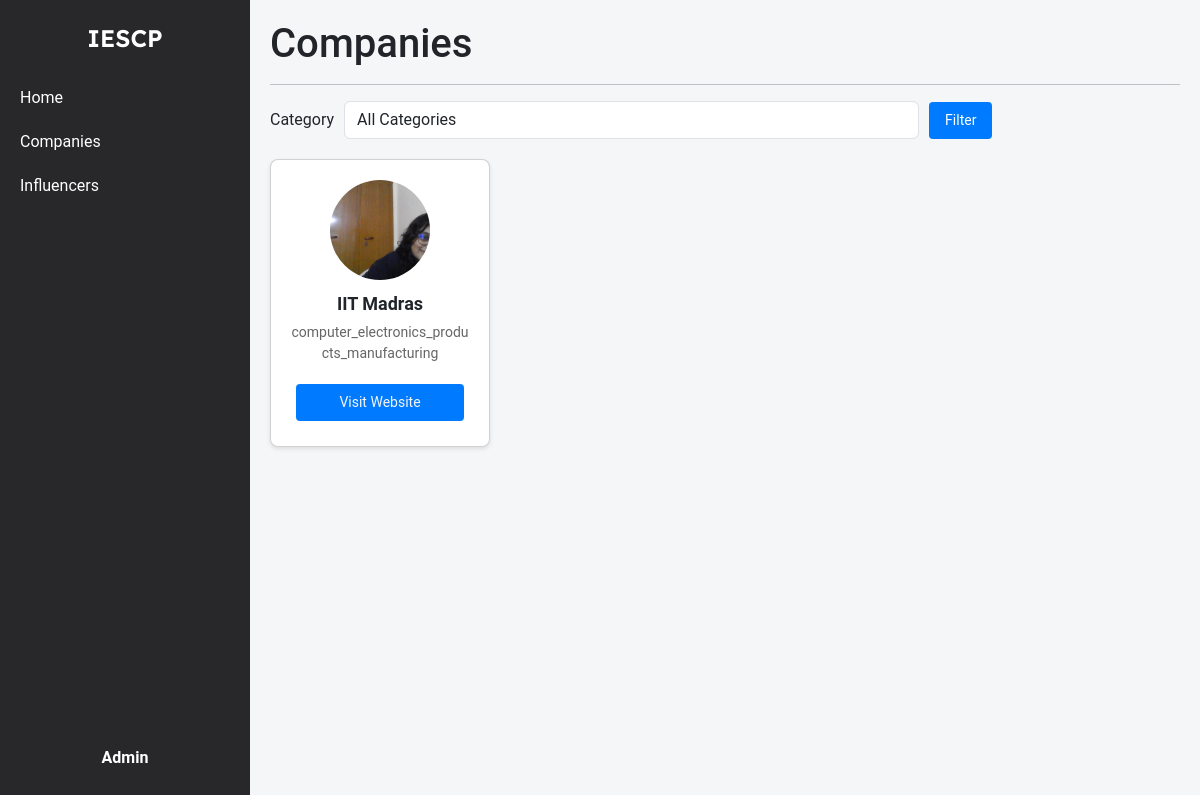
Screenshot of /admin/company_view (signed in) with the database file from the repository.
### models.py (models this page shows)
class Admin(db.Model):
    __tablename__ = 'admin'
    id = db.Column(db.Integer, primary_key=True)
    username = db.Column(db.String(150), unique=True, nullable=False)
    password_hash = db.Column(db.String(200), nullable=False)
    name = db.Column(db.String(150), nullable=False)
    campaigns = db.relationship('Campaign', backref='admin', lazy=True)

class Company(db.Model):
    __tablename__ = 'company'
    id = db.Column(db.Integer, primary_key=True)
    company_name = db.Column(db.String(100), nullable=False)
    username = db.Column(db.String(50), unique=True, nullable=False)
    email = db.Column(db.String(120), unique=True, nullable=False)
    password_hash = db.Column(db.String(128), nullable=False)
    phone_number = db.Column(db.String(20), nullable=False)
    address = db.Column(db.String(200), nullable=False)
    industry = db.Column(db.String(100), nullable=False)
    other_industry = db.Column(db.String(100), nullable=True)
    website = db.Column(db.String(200), nullable=False)
    description = db.Column(db.Text, nullable=False)
    social_media_link = db.Column(db.String(200), nullable=False)
    logo = db.Column(db.String(200), nullable=False)
    campaigns = db.relationship('Campaign', backref='company', lazy=True)

### admin_routes.py (the view)
@app.route('/admin/company_view')
@admin_auth_required
def admin_company_view():
    user = Admin.query.get(session['admin_id'])
    selected_category = request.args.get('category', '')
    if selected_category:
        companies = Company.query.filter_by(category=selected_category).all()
    else:
        companies = Company.query.all()
    categories = [
        "accommodation",
        "accommodation and food services",
        "administrative and support and waste management and remediation services",
        "agriculture, forestry, fishing and hunting",
        "air transportation",
        "ambulatory health care service",
        "amusement, gambling and recreation industry",
        "animal production",
        "apparel manufacturing",
        "arts, entertainment and recreation",
        "beverage and tobacco products manufacturing",
        "broadcasting",
        "building material and garden equipment and supplies dealers",
        "chemical manufacturing",
        "clothing and clothing accessories stores",
        "computer and electronics products manufacturing",
        "construction",
        "courier and messengers"
    ]
    return render_template(
        'admin_company_view.html',
        companies=companies,
        categories=categories,
        selected_category=selected_category,
        user=user
    )

### admin_routes.py (called while the page is built)
def admin_auth_required(func):
    @wraps(func)
    def func4(*args, **kwargs):
        if 'admin_id' in session:
            return func(*args, **kwargs)
        else:
            flash("Please login first")
            return redirect(url_for('admin_login'))
    return func4

### templates/admin_company_view.html (shortened to what this page needs)
{% extends 'layout.html' %}
{% block content %}
    <div class="container-box">
        <div class="sidebar">
            <div class="logo">IESCP</div>
            <ul>
                <li><a href="{{ url_for('admin_home') }}">Home</a></li>
                <li><a href="{{ url_for('admin_company_view') }}">Companies</a></li>
                <li><a href="{{ url_for('admin_influencer_view') }}">Influencers</a></li>
            </ul>
            <div class="profile">
                <a href="{{ url_for('admin_dashboard') }}">
                    <div class="profile-name-category">
                        <span class="name">{{ user.name }}</span>
                    </div>
                </a>
            </div>
        </div>
        <div class="main-content">
            <h1>Companies</h1>
            <hr>
            <div class="filter-container">
                <form method="GET" action="{{ url_for('admin_company_view') }}" class="form-inline">
                    <div class="form-group">
                        <label for="category" class="mr-2">Category</label>
                        <select name="category" id="category" class="form-control">
                            <option value="">All Categories</option>
                        </select>
                    </div>
                    <button type="submit" class="btn btn-primary">Filter</button>
                </form>
            </div>
            <div class="card-container">
                {% for company in companies %}
                <div class="card profile-card" data-category="{{ company.industry }}">
                    <img src="{{ url_for('static', filename='profile_upload/company/' + company.username + '/' + company.logo) }}" alt="Profile Picture">
                    <div class="name">{{ company.company_name }}</div>
                    <div class="category">{{ company.industry }}</div>
                    <button class="btn btn-primary"><a href="{{ company.website }}" target="_blank">Visit Website</a></button>
                </div>
                {% endfor %}
            </div>
        </div>
    </div>
{% endblock %}

### templates/admin_company_view.html (style rules this page uses)
body { font-family: 'Roboto', Arial, sans-serif; margin: 0; padding: 0; background-color: #f4f6f8; }
.container-box { display: flex; width: 100%; min-height: 100vh; }
a { text-decoration: none; color: whitesmoke; }
.sidebar { width: 250px; background-color: #28282B; color: white; display: flex; flex-direction: column; align-items: center; padding-top: 20px; position: fixed; top: 0; bottom: 0; overflow: auto; }
.sidebar .logo { font-size: 24px; font-weight: bold; margin-bottom: 20px; font-family: 'Lexend Deca', sans-serif; font-weight: 600; }
.sidebar ul { list-style-type: none; padding: 0; width: 100%; }
.sidebar ul li { width: 100%; }
.sidebar ul li a { display: block; padding: 10px 20px; color: white; text-decoration: none; }
.sidebar .profile { margin-top: auto; text-align: center; padding: 10px; }
.profile .name { font-size: 16px; font-weight: bold; color: white; }
.profile { display: flex; flex-direction: column; align-items: center; text-align: center; padding: 10px; margin-bottom: 20px; }
.profile a { display: flex; align-items: center; text-align: center; justify-content: center; gap: 5px; }
.profile-name-category { display: flex; flex-direction: column; align-items: center; text-align: center; justify-content: center; padding-top: 13px; }
.main-content { flex-grow: 1; margin-left: 250px; padding: 20px; }
.filter-container { margin-bottom: 20px; }
.filter-container .form-inline { display: flex; align-items: center; flex-wrap: wrap; }
.filter-container .form-inline .form-group { display: flex; align-items: center; margin-right: 10px; gap: 10px; }
.filter-container .form-inline .btn { background-color: #007bff; color: white; border: none; padding: 8px 16px; font-size: 14px; cursor: pointer; border-radius: 4px; transition: background-color 0.3s ease; }
.form-inline select { height: 38px; }
.card-container { display: flex; flex-wrap: wrap; gap: 20px; }
.card { background-color: white; border-radius: 8px; box-shadow: 0 2px 4px rgba(0, 0, 0, 0.1); padding: 20px; text-align: center; width: 220px; position: relative; transition: box-shadow 0.3s ease, transform 0.3s ease; }
.card img { border-radius: 50%; margin-bottom: 10px; width: 100px; height: 100px; object-fit: cover; display: block; margin-left: auto; margin-right: auto; }
.card .name { font-size: 18px; font-weight: bold; margin-bottom: 5px; word-wrap: break-word; }
.card .category { font-size: 14px; color: #666; margin-bottom: 15px; }
.card button { background-color: #007bff; color: white; border: none; padding: 8px 12px; font-size: 14px; cursor: pointer; border-radius: 4px; margin: 5px; transition: background-color 0.3s ease; }
.btn-primary { background-color: #007bff; color: white; border: none; padding: 8px 16px; font-size: 14px; cursor: pointer; border-radius: 4px; text-align: center; display: inline-block; transition: background-color 0.3s ease; }

### rows the page displays
Admin: name "Admin"
Company: username+logo (picture), company_name "IIT Madras", industry "computer_electronics_products_manufacturing"
